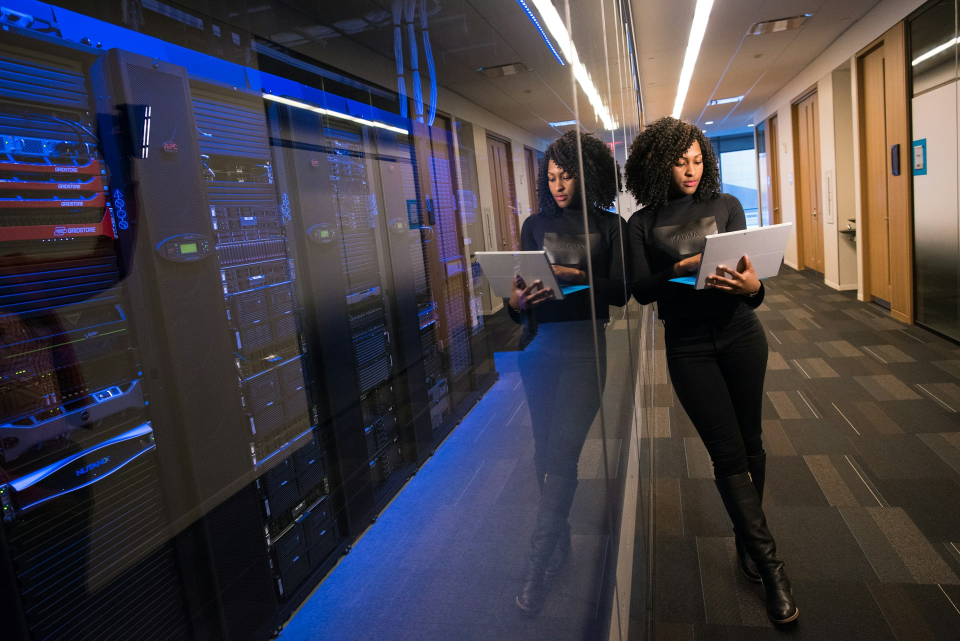
#> input picture webapp/src/assets/hero-bg.jpg, 1920 x 1282 px (shown at 1/2 size)
$ python get_colors.py webapp/src/assets/hero-bg.jpg
#> lines starting #> are read from the running program, lines starting #| are printed output that depends on the picture
from PIL import Image
import sys

def get_colors(image_file):
#> called with image_file = 'webapp/src/assets/hero-bg.jpg'
    img = Image.open(image_file)
#> img is the input picture: PIL image 1920x1282 RGB; mean R, G, B 66.7, 62.3, 69.9
    img = img.resize((150, 150))
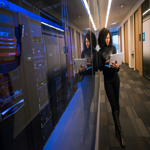
#> img: PIL image 150x150 RGB; mean R, G, B 66.7, 62.3, 69.9
    # Convert to RGB if RGBA
    if img.mode == 'RGBA':
        # Create a white background
        background = Image.new("RGB", img.size, (255, 255, 255))
        background.paste(img, mask=img.split()[3]) # 3 is the alpha channel
        img = background

    img = img.convert('RGB')
    colors = img.getcolors(150*150)
#> colors = 16122 items
    if colors:
        sorted_colors = sorted(colors, key=lambda t: t[0], reverse=True)
#> sorted_colors = 16122 items
        for count, color in sorted_colors[:10]:
            hex_col = "#{:02x}{:02x}{:02x}".format(color[0], color[1], color[2])
            print(f"{hex_col} (Count: {count})")
#> this loop made 10 passes
#> (count, color, hex_col) on passes 1 to 10: (67, (2, 3, 5), '#020305'), (60, (13, 12, 17), '#0d0c11'), (58, (12, 11, 16), '#0c0b10'), (40, (255, 255, 255), '#ffffff'), (39, (11, 10, 15), '#0b0a0f'), (38, (10, 9, 14), '#0a090e'), (35, (10, 11, 15), '#0a0b0f'), (34, (1, 2, 4), '#010204'), (33, (3, 2, 7), '#030207'), (32, (14, 13, 18), '#0e0d12')
#| #020305 (Count: 67)
#| #0d0c11 (Count: 60)
#| #0c0b10 (Count: 58)
#| #ffffff (Count: 40)
#| #0b0a0f (Count: 39)
#| #0a090e (Count: 38)
#| #0a0b0f (Count: 35)
#| #010204 (Count: 34)
#> (further printed lines are left out)

if __name__ == '__main__':
    get_colors(sys.argv[1])
